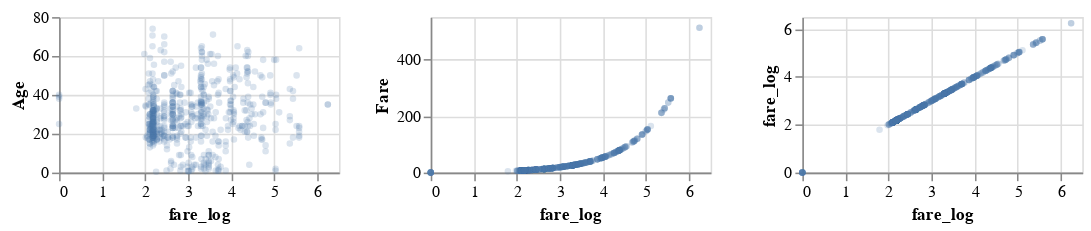

The code cell stored with this chart in its notebook:
### Code cell
numeric_plots = (
    alt.Chart(train_df.reset_index())
    .mark_point(opacity=0.2, size=5)
    .encode(
        x=alt.X("fare_log"),
        y=alt.X(alt.repeat("repeat"), type="quantitative"),
        tooltip="PassengerId"
    )
    .properties(width=180, height=100)
    .repeat(repeat=numeric_features)
)
numeric_plots

### Figure 1 — Vega-Lite specification as saved in the notebook (floating-point values rounded to 4 significant figures; data arrays with more than 128 entries replaced by an {"elided": "..."} marker saying what was removed)
{"config": {"view": {"continuousWidth": 400, "continuousHeight": 300}}, "repeat": ["Age", "Fare", "fare_log"], "spec": {"data": {"name": "data-2f50493f740267f6415ed85d18424948"}, "mark": {"type": "point", "opacity": 0.2, "size": 5}, "encoding": {"tooltip": {"type": "quantitative", "field": "PassengerId"}, "x": {"type": "quantitative", "field": "fare_log"}, "y": {"type": "quantitative", "field": {"repeat": "repeat"}}}, "height": 100, "width": 180}, "$schema": "https://vega.github.io/schema/vega-lite/v4.8.1.json", "datasets": {"data-2f50493f740267f6415ed85d18424948": {"elided": "712 records"}}}
